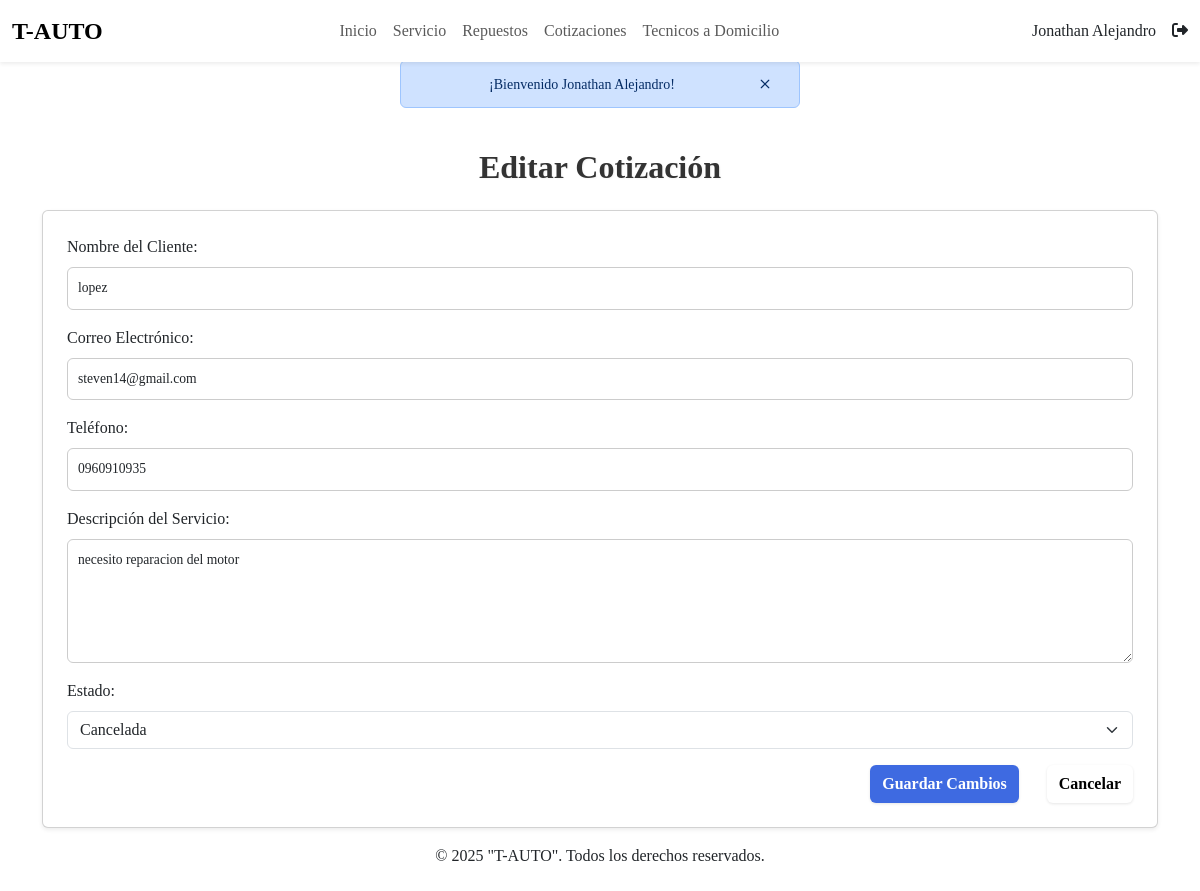
Screenshot of /index.php?c=Cotizacion&f=form_editar&id=5 (signed in) with the database file from the repository.
### tables this page shows
CREATE TABLE `cotizacion` (
  `id_cotizacion` int(11) NOT NULL,
  `nombre_cliente` varchar(100) NOT NULL,
  `correo_cliente` varchar(100) NOT NULL,
  `telefono_cliente` varchar(20) DEFAULT NULL,
  `descripcion_servicio` text NOT NULL,
  `estado` varchar(50) NOT NULL DEFAULT 'Pendiente',
  `fecha_solicitud` timestamp NOT NULL DEFAULT current_timestamp()
);

### index.php (called while the page is built, shortened)
<?php
$funcion = (!empty($_REQUEST['f'])) ? htmlentities($_REQUEST['f']) : FUNCION_PRINCIPAL;
$cont = new $controlador();
$cont->$funcion();
?>

### config/Conexion.php (called while the page is built)
<?php
class Conexion {
    public static function getConexion() {
        $dsn = 'mysql:host=localhost;port=3306;dbname=' . DBNAME;
        $conexion = null;
        try {
            $conexion = new PDO($dsn, DBUSER, DBPASSWORD);
             $conexion->setAttribute(PDO::ATTR_ERRMODE, PDO::ERRMODE_EXCEPTION);
        } catch (Exception $e) {
            echo $e;
            die("error " . $e->getMessage());
        }
        return $conexion;
    }
}

### model/dao/CotizacionDAO.php (called while the page is built, shortened)
<?php
require_once 'config/Conexion.php';
require_once 'model/dto/Cotizacion.php';
class CotizacionDAO {
    private $conexion;
    public function __construct() {
        $this->conexion = Conexion::getConexion();
    }
    public function obtenerCotizacionPorId($id_cotizacion) {
        $sql = "SELECT id_cotizacion, nombre_cliente, correo_cliente, telefono_cliente, descripcion_servicio, estado, fecha_solicitud
                FROM cotizacion
                WHERE id_cotizacion = :id_cotizacion";
        try {
            $stmt = $this->conexion->prepare($sql);
            $stmt->bindParam(':id_cotizacion', $id_cotizacion, PDO::PARAM_INT);
            $stmt->execute();
            $row = $stmt->fetch(PDO::FETCH_ASSOC);
            if ($row) {
                return new Cotizacion(
                    $row['id_cotizacion'],
                    $row['nombre_cliente'],
                    $row['correo_cliente'],
                    $row['telefono_cliente'],
                    $row['descripcion_servicio'],
                    $row['estado'],
                    $row['fecha_solicitud'],
                    null
                );
            }
            return null;
        } catch (PDOException $e) {
            error_log("Error al obtener cotización por ID: " . $e->getMessage());
            return null;
        }
    }
}

### model/dto/Cotizacion.php (called while the page is built, shortened)
<?php
class Cotizacion {
    private $clienteNombre;
    private $clienteCorreo;
    private $clienteTelefono;
    private $descripcionServicio;
    private $estado;
    public function __construct($idCotizacion, $clienteNombre, $clienteCorreo, $clienteTelefono, $descripcionServicio, $estado, $fechaSolicitud, $fechaActualizacion = null) {
        $this->clienteNombre = $clienteNombre;
        $this->clienteCorreo = $clienteCorreo;
        $this->clienteTelefono = $clienteTelefono;
        $this->descripcionServicio = $descripcionServicio;
        $this->estado = $estado;
    }
    public function getClienteNombre() {
        return $this->clienteNombre;
    }
    public function getClienteCorreo() {
        return $this->clienteCorreo;
    }
    public function getClienteTelefono() {
        return $this->clienteTelefono;
    }
    public function getDescripcionServicio() {
        return $this->descripcionServicio;
    }
    public function getEstado() {
        return $this->estado;
    }
}

### view/cotizacion/cotizacion_edit.php (the view, shortened to what this page needs)
<main id="contenedor">
    <div class="container mt-4">
        <h2 class="titulos_h2 text-center mb-4">Editar Cotización</h2>
        <div class="card p-4 shadow-sm">
            <form action="index.php?c=Cotizacion&f=actualizar" method="POST">
                <div class="mb-3">
                    <label for="cliente_nombre" class="form-label">Nombre del Cliente:</label>
                    <input type="text" class="form-control" id="cliente_nombre" name="cliente_nombre"
                           value="<?php echo htmlspecialchars($cotizacion->getClienteNombre()); ?>" required>
                </div>
                <div class="mb-3">
                    <label for="cliente_correo" class="form-label">Correo Electrónico:</label>
                    <input type="email" class="form-control" id="cliente_correo" name="cliente_correo"
                           value="<?php echo htmlspecialchars($cotizacion->getClienteCorreo()); ?>" required> </div>
                <div class="mb-3">
                    <label for="cliente_telefono" class="form-label">Teléfono:</label>
                    <input type="text" class="form-control" id="cliente_telefono" name="cliente_telefono"
                           value="<?php echo htmlspecialchars($cotizacion->getClienteTelefono()); ?>">
                </div>
                <div class="mb-3">
                    <label for="descripcion_servicio" class="form-label">Descripción del Servicio:</label>
                    <textarea class="form-control" id="descripcion_servicio" name="descripcion_servicio" rows="5" required><?php echo htmlspecialchars($cotizacion->getDescripcionServicio()); ?></textarea>
                </div>
                <div class="mb-3">
                    <label for="estado" class="form-label">Estado:</label>
                    <select class="form-select" id="estado" name="estado" required>
                        <option value="Cancelada" <?php echo ($cotizacion->getEstado() == 'Cancelada') ? 'selected' : ''; ?>>Cancelada</option>
                    </select>
                </div>
                <div class="d-grid gap-2 d-md-flex justify-content-md-end">
                    <button type="submit" class="btn btn-primary">Guardar Cambios</button>
                    <a href="index.php?c=Cotizacion&f=listar" class="btn btn-secondary">Cancelar</a>
                </div>
            </form>
        </div>
    </div>
</main>

### assets/css/styles.css (style rules this page uses)
* { margin: 0; padding: 0; box-sizing: border-box; font-family: 'Times New Roman', Times, serif; }
.btn-primary { background-color: #3e6ae1; border: 1px solid #aaa; color: white; margin-right: 20px; }
.btn-secondary { background-color: white; border: 1px solid #aaa; color: #000000; }
.titulos_h2 { font-size: 2rem; margin-bottom: 1rem; color: #333; }
.titulos_h2 { font-size: 2rem; font-weight: 700; color: #333; text-shadow: 1px 1px 2px rgba(0,0,0,0.05); }
.btn { padding: 7px 12px; font-size: 0.7 rem; font-weight: 600; border-radius: 6px; cursor: pointer; text-decoration: none; display: inline-flex; align-items: center; gap: 6px; border: none; transition: background-color 0.3s ease, transform 0.2s ease, box-shadow 0.3s ease; white-space: nowrap; box-shadow: 0 1px 3px rgba(0, 0, 0, 0.1); }
.form-control { padding: 10px 10px; border-radius: 6px; border: 1px solid #ccc; background-color: rgba(255, 255, 255, 0.95); font-size: 0.85rem; }

### rows the page displays
cotizacion: cliente_nombre "lopez", cliente_correo "steven14@gmail.com", cliente_telefono "0960910935", descripcion_servicio "necesito reparacion del motor", estado "Cancelada"

### other values shown
$_SESSION['nombre'] "Jonathan Alejandro"
$_SESSION['mensaje'] "¡Bienvenido Jonathan Alejandro!"
